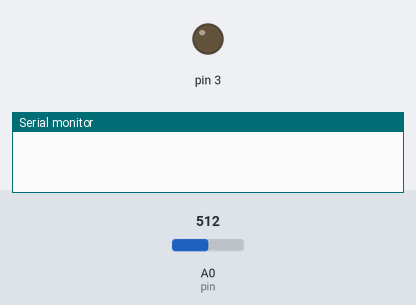
A sketch run on a simulated Arduino Uno, built with avr-gcc and run on an emulated ATmega328P. Parts: output pins drawn as LEDs (lit = HIGH), the last lines printed to the serial monitor. Inputs (shaded band) come from the test bench; at power-on: A0 (pin) = 512.

Above: at 1.2 s.
1.3 s: A0 (pin) set to 78
2.9 s: A0 (pin) set to 67
At 4.2 s:
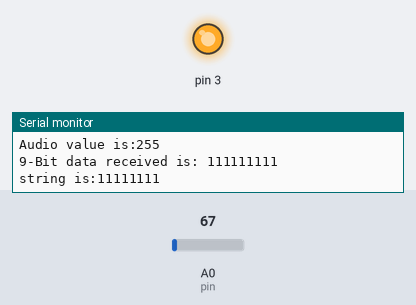
4.6 s: A0 (pin) set to 110
At 5.7 s:
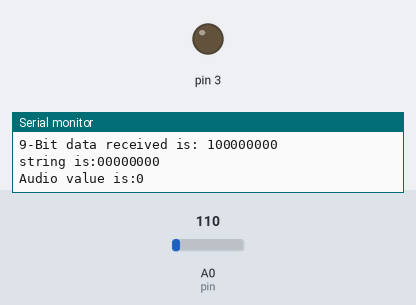
6.2 s: A0 (pin) set to 91
9.2 s: A0 (pin) set to 60
At 9.9 s:
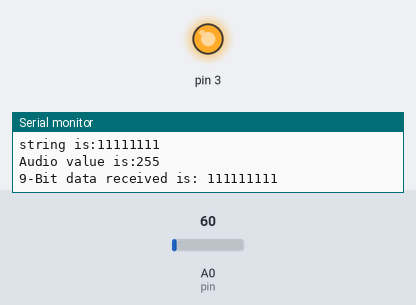
Timing chart, 0 to 12.2 s (numbered marks = the images above; inputs shaded):
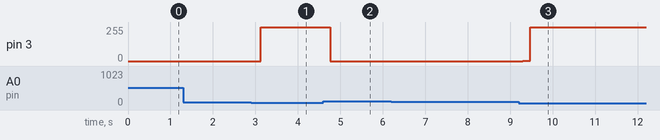

The sketch:

audio_receiver.ino
```cpp
int pin =A0;
void setup() {
  Serial.begin(9600);
}
void loop()
{
  int audioone[] = {0,0,0,0,0,0,0,0};
  int b;
  int bit1 = analogRead(pin);
    if(bit1 <= 100)
  {
    int audiovalue=0;
    Serial.print("9-Bit data received is: ");
    Serial.print("1");
       delay(10);
          delay(10);
    for(int i =0;i<8;i++)
    {
      bit1 = analogRead(pin);
      if(bit1 <= 70)
      {
        audioone[i] = 1;
        Serial.print("1");
      }
      else
      {
        audioone[i] = 0;
        Serial.print("0");
      }
     delay(10);
    }
      Serial.println(" ");
      Serial.print("string is:");
      int n=128;
      for(int i =0;i<8;i++)
        {
          int x = audioone[i];
          audiovalue = audiovalue+ n*x;
          Serial.print(audioone[i]);
         delay(10);
          n=n/2;
        }
      Serial.println("");
      Serial.print("Audio value is:");
      Serial.println(audiovalue);
      analogWrite(3,audiovalue);
  }
}
```

Measured:
- the behaviour switches between 71 and 70 on A0 (pin) (found by bisection; images 0 and 1)
- after the input at 2.9 s, pin 3: 0/255 → 255/255 after 0.22 s
- after the input at 4.6 s, pin 3: 255/255 → 0/255 after 0.16 s
- after the input at 9.2 s, pin 3: 0/255 → 1/255 after 0.10 s, → 255/255 0.18 s later
